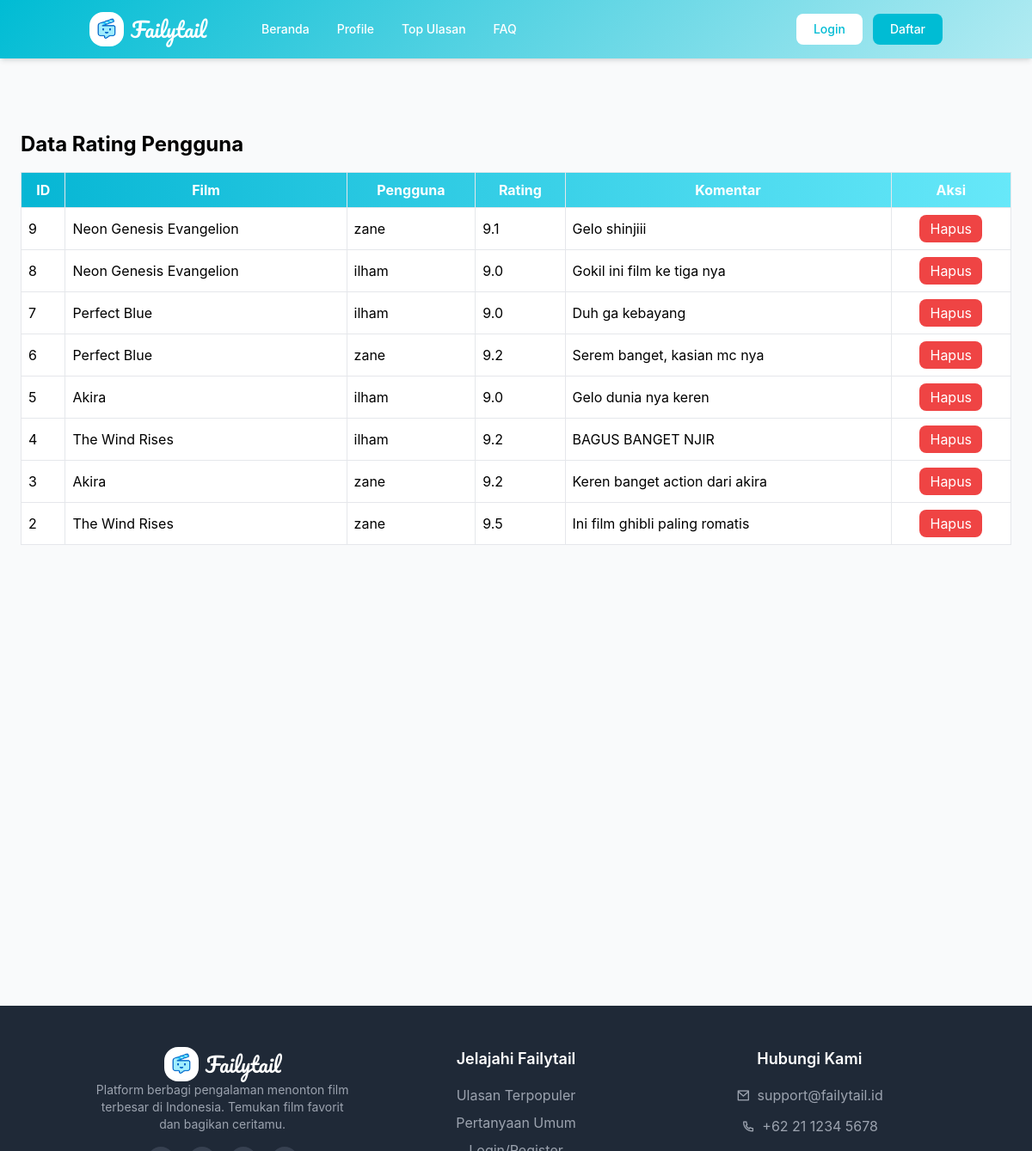
Screenshot of /admin/data-rating.php with the database file from the repository.
### tables this page shows
CREATE TABLE `ulasan` (
  `id` int NOT NULL,
  `user_id` int NOT NULL,
  `film_id` int NOT NULL,
  `komentar` text NOT NULL,
  `rating` decimal(2,1) NOT NULL,
  `created_at` timestamp NULL DEFAULT CURRENT_TIMESTAMP
);

CREATE TABLE `filmadmin` (
  `id` int NOT NULL,
  `poster` varchar(255) DEFAULT NULL,
  `judul` varchar(100) DEFAULT NULL,
  `genre` varchar(50) DEFAULT NULL,
  `deskripsi` text
);

CREATE TABLE `users` (
  `id` int NOT NULL,
  `username` varchar(50) NOT NULL,
  `password` varchar(255) NOT NULL,
  `role` enum('admin','user') DEFAULT 'user',
  `created_at` timestamp NULL DEFAULT CURRENT_TIMESTAMP,
  `email` varchar(100) DEFAULT NULL,
  `phone` varchar(20) DEFAULT NULL,
  `alamat` text
);

### admin/data-rating.php (the view, shortened to what this page needs)
<?php
$conn = new mysqli("localhost", "root", "", "failytail");
include '../view/layout/header.php';
?>
<div class="min-h-screen flex flex-col">
  <div class="p-6 flex-grow">
    <h1 class="text-2xl font-bold mb-4">Data Rating Pengguna</h1>
    <div class="overflow-x-auto">
      <table class="w-full table-auto border-collapse border border-gray-300">
        <thead class="bg-gradient-to-r from-cyan-500 to-cyan-300 text-white">
          <tr>
            <th class="border p-2">ID</th>
            <th class="border p-2">Film</th>
            <th class="border p-2">Pengguna</th>
            <th class="border p-2">Rating</th>
            <th class="border p-2">Komentar</th>
            <th class="border p-2">Aksi</th>
          </tr>
        </thead>
         <tbody class="bg-white">
          <?php
          $sql = "SELECT ulasan.id, filmadmin.judul AS nama_film, users.username AS nama_pengguna, ulasan.rating, ulasan.komentar
                  FROM ulasan
                  JOIN filmadmin ON ulasan.film_id = filmadmin.id
                  JOIN users ON ulasan.user_id = users.id
                  ORDER BY ulasan.id DESC";
          $result = $conn->query($sql);
          if ($result->num_rows > 0) {
            while($row = $result->fetch_assoc()) {
              echo "<tr class='hover:bg-gray-50'>";
              echo "<td class='border p-2'>" . $row["id"] . "</td>";
              echo "<td class='border p-2'>" . htmlspecialchars($row["nama_film"]) . "</td>";
              echo "<td class='border p-2'>" . htmlspecialchars($row["nama_pengguna"]) . "</td>";
              echo "<td class='border p-2'>" . htmlspecialchars($row["rating"]) . "</td>";
              echo "<td class='border p-2'>" . htmlspecialchars($row["komentar"]) . "</td>";
              echo "<td class='border p-2 text-center'>";
              echo "<a href='hapus-rating.php?id=" . $row["id"] . "'
                       onclick=\"return confirm('Yakin ingin menghapus rating ini?')\"
                       class='inline-block bg-red-500 text-white px-3 py-1 rounded hover:bg-red-700'>
                       Hapus
                    </a>";
              echo "</td>";
              echo "</tr>";
            }
          } else {
            echo "<tr><td colspan='6' class='border p-2 text-center'>Belum ada data rating.</td></tr>";
          }
          ?>
        </tbody>
      </table>
    </div>
  </div>
  <?php include '../view/layout/footer.php'; ?>
</div>

### view/layout/footer.php (style rules this page uses)
body { font-family: 'Inter', sans-serif; }

### rows the page displays
ulasan: id "9", film.judul "Neon Genesis Evangelion", user.username "zane", rating "9.1", komentar "Gelo shinjiii"
ulasan: id "8", film.judul "Neon Genesis Evangelion", user.username "ilham", rating "9.0", komentar "Gokil ini film ke tiga nya"
ulasan: id "7", film.judul "Perfect Blue", user.username "ilham", rating "9.0", komentar "Duh ga kebayang"
ulasan: id "6", film.judul "Perfect Blue", user.username "zane", rating "9.2", komentar "Serem banget, kasian mc nya"
ulasan: id "5", film.judul "Akira", user.username "ilham", rating "9.0", komentar "Gelo dunia nya keren"
ulasan: id "4", film.judul "The Wind Rises", user.username "ilham", rating "9.2", komentar "BAGUS BANGET NJIR"
ulasan: id "3", film.judul "Akira", user.username "zane", rating "9.2", komentar "Keren banget action dari akira"
ulasan: id "2", film.judul "The Wind Rises", user.username "zane", rating "9.5", komentar "Ini film ghibli paling romatis"
